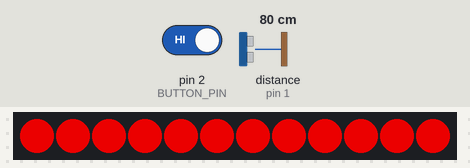
The sketch below on a simulated Arduino Uno, built with avr-gcc and run on an emulated ATmega328P. Parts: 12 RGB LEDs in strip order, left to right. Wiring (inferred from the names in the program): ultrasonic range finder: trigger pin 4; echo pin 1. Inputs (shaded band) come from the test bench; at power-on: pin 2 (BUTTON_PIN) HIGH, distance to the obstacle (sensor on pin 1) 80 cm. The echo pulse lasts 58.3 µs per cm; dim RGB values are drawn brighter than linear; EEPROM starts erased.

Above: at 3.09 s.
3.1 s: pin 2 (BUTTON_PIN) driven LOW
At 15.29 s:
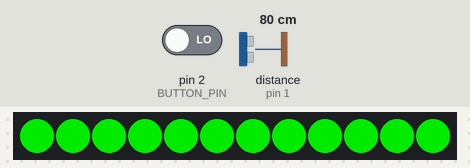
17.3 s: distance to the obstacle (sensor on pin 1) set to 120 cm
At 21.3 s:
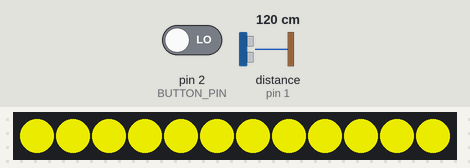

The sketch:

alcss_trinket.ino
```cpp
// ALCSS - Automatic Light Car Stopping Signal
// Reads from an analog weight sensor.  When weight is detected, flashes red lights

#include <Adafruit_NeoPixel.h>
#include <EEPROM.h>

#define TRIGGER_PIN 4 // pin connected to the trigger pin of the ultrasonic sensor
#define ECHO_PIN    1 // pin connected to the echo pin of the ultrasonic sensor
#define PIXEL_PIN   0 // Digital IO pin connected to the NeoPixels.
#define BUTTON_PIN  2 // pin connected to the button that will store the desired distance in inches to trigger the lights

#define PIXEL_COUNT 12

// Parameter 1 = number of pixels in strip
// Parameter 2 = pin number
// Parameter 3 = pixel type flags, add together as needed:
//   NEO_RGB     Pixels are wired for RGB bitstream
//   NEO_GRB     Pixels are wired for GRB bitstream, correct for neopixel stick
//   NEO_KHZ400  400 KHz bitstream (e.g. FLORA pixels)
//   NEO_KHZ800  800 KHz bitstream (e.g. High Density LED strip), correct for neopixel stick
Adafruit_NeoPixel strip = Adafruit_NeoPixel(PIXEL_COUNT, PIXEL_PIN, NEO_GRB + NEO_KHZ800);

bool oldButtonState = HIGH;                 // tracks previously read push button state
bool wasInRange = false;                    // tracks whether or not weight was detected in the prior run
bool warningRange = false;                  // tracks whether or not the
uint32_t red = strip.Color(255, 0, 0);
uint32_t yellow = strip.Color(255, 255, 0);
uint32_t green = strip.Color(0, 255, 0);
uint32_t off = strip.Color(0, 0, 0);
int stopDistance;
int warnDistance;
int currDistance;

void setup() {
  stopDistance = EEPROM.read(0); // get last light show preference reading before the device was turned off/restarted

  // nothing previously set, default to 2 feet (24 inches)
  if (stopDistance == NULL) {
    stopDistance = 24;
  }

  warnDistance = stopDistance + 20; // warn with a yellow light when 20 inches away from stop distance

  pinMode(TRIGGER_PIN, OUTPUT);       // set the trigger pin to output
  pinMode(ECHO_PIN, INPUT);           // set the echo pin to input
  pinMode(BUTTON_PIN, INPUT_PULLUP);  // set button pin to input, engage pullup resistor (button press brings reading to LOW)
  pinMode(PIXEL_PIN, OUTPUT);         // set pixel pin to output

  strip.begin();
  strip.setBrightness(191); // full brightness
  strip.show(); // Initialize all pixels to 'off'
}

void loop() {
  checkButtonPress();

  currDistance = readSensor();

  if (currDistance <= warnDistance && currDistance > stopDistance) {
    if (!warningRange) {
      lightsOn(yellow);
      warningRange = true;
      wasInRange = false;
    }
  }
  else if (currDistance <= stopDistance) {
    if (!wasInRange) {
      blink(red, 15000);
      wasInRange = true;
      warningRange = false;
    }
  }
  else {
    if (wasInRange || warningRange) {
      lightsOff();
      wasInRange = false;
      warningRange = false;
    }
  }

  delay(100);
}

void checkButtonPress() {
  bool currState = digitalRead(BUTTON_PIN); // Get current button state.

  // Check if state changed from high to low (button press).
  if (currState == LOW && oldButtonState == HIGH) {
    stopDistance = currDistance;
    warnDistance = stopDistance + 20;

    EEPROM.write(0, stopDistance);

    blink(green, 5000);
  }

  oldButtonState = currState;
}

// reads the ultrasonic sensor 3x and returns the average distance in inches
int readSensor() {
  int totInches = 0;

  for (int x = 0; x < 3; x++) {
    digitalWrite(TRIGGER_PIN, LOW);
    delayMicroseconds(2);
    digitalWrite(TRIGGER_PIN, HIGH);
    delayMicroseconds(10);
    digitalWrite(TRIGGER_PIN, LOW);

    long duration = pulseIn(ECHO_PIN, HIGH);

    totInches += duration*0.0133/2;
  }

  return totInches / 3;
}

void lightsOn(uint32_t color) {
  for (uint8_t x = 0; x < strip.numPixels(); x++) {
    strip.setPixelColor(x, color);
  }

  strip.show();
}

void lightsOff() {
  for (uint8_t x = 0; x < strip.numPixels(); x++) {
    strip.setPixelColor(x, off);
  }

  strip.show();
}

void blink(uint32_t color, long duration) {
  unsigned long start = millis();

  while (millis() - start < duration) {  // blink for 30 seconds
    lightsOn(color);
    delay(100);
    lightsOff();
    delay(100);
  }
}
```

Measured:
- after the input at 3.1 s, the LEDs: first differ from a run without the input after 12.1 s (image 1)
- after the input at 17.3 s, the LEDs: first differ from a run without the input after 3.0 s (image 2)
